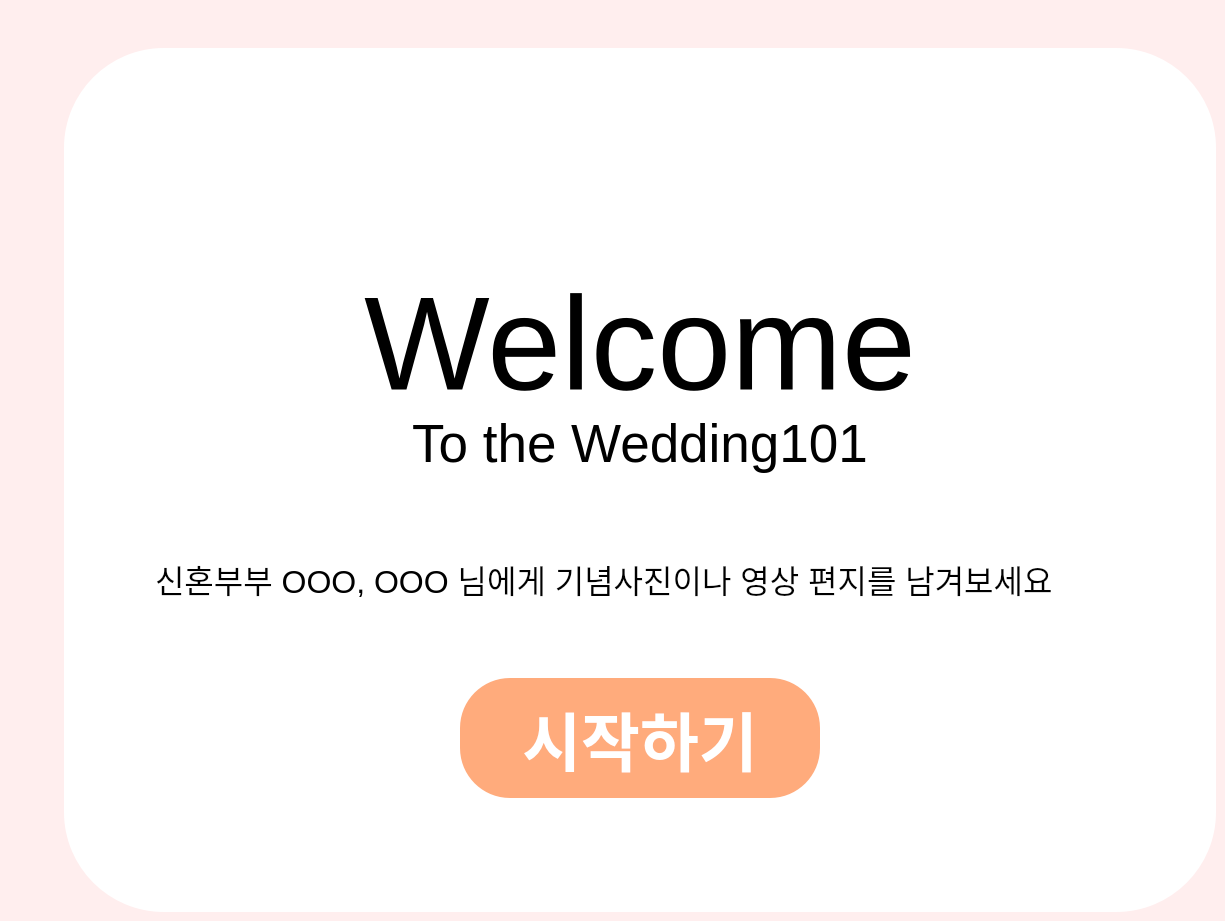
     <widget class="QWidget" name="home_page">
      <property name="styleSheet">
       <string notr="true">background:#FFEEEE;</string>
      </property>
      <widget class="QFrame" name="home_frame">
       <property name="geometry">
        <rect>
         <x>64</x>
         <y>48</y>
         <width>1152</width>
         <height>864</height>
        </rect>
       </property>
       <property name="styleSheet">
        <string notr="true">background:#FFFFFF;border-radius:100px;</string>
       </property>
       <property name="frameShape">
        <enum>QFrame::StyledPanel</enum>
       </property>
       <property name="frameShadow">
        <enum>QFrame::Raised</enum>
       </property>
       <widget class="QPushButton" name="home_next_button">
        <property name="geometry">
         <rect>
          <x>396</x>
          <y>630</y>
          <width>360</width>
          <height>120</height>
         </rect>
        </property>
        <property name="font">
         <font>
          <pointsize>48</pointsize>
          <bold>true</bold>
         </font>
        </property>
        <property name="styleSheet">
         <string notr="true">background: #FFAB7C;color: #FFFFFF;border-radius:50px;</string>
        </property>
        <property name="text">
         <string>시작하기</string>
        </property>
       </widget>
       <widget class="QLabel" name="home_background">
        <property name="geometry">
         <rect>
          <x>58</x>
          <y>90</y>
          <width>1036</width>
          <height>411</height>
         </rect>
        </property>
        <property name="font">
         <font>
          <pointsize>100</pointsize>
         </font>
        </property>
        <property name="styleSheet">
         <string notr="true"/>
        </property>
        <property name="text">
         <string>Welcome</string>
        </property>
        <property name="scaledContents">
         <bool>true</bool>
        </property>
        <property name="alignment">
         <set>Qt::AlignCenter</set>
        </property>
       </widget>
       <widget class="QLabel" name="home_text1">
        <property name="geometry">
         <rect>
          <x>336</x>
          <y>350</y>
          <width>480</width>
          <height>91</height>
         </rect>
        </property>
        <property name="font">
         <font>
          <pointsize>40</pointsize>
         </font>
        </property>
        <property name="text">
         <string>To the Wedding101</string>
        </property>
        <property name="alignment">
         <set>Qt::AlignCenter</set>
        </property>
       </widget>
       <widget class="QLabel" name="home_text2">
        <property name="geometry">
         <rect>
          <x>91</x>
          <y>500</y>
          <width>970</width>
          <height>61</height>
         </rect>
        </property>
        <property name="font">
         <font>
          <pointsize>24</pointsize>
         </font>
        </property>
        <property name="text">
         <string>신혼부부 OOO, OOO 님에게 기념사진이나 영상 편지를 남겨보세요</string>
        </property>
       </widget>
      </widget>
     </widget>
